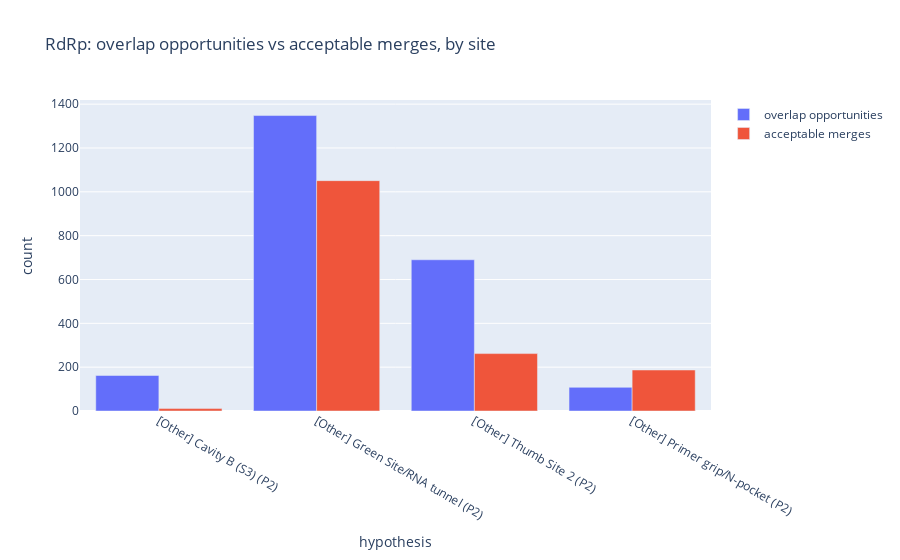

The code cell stored with this chart in its notebook:
### Code cell
fig = go.Figure()
fig.add_trace(go.Bar(name="overlap opportunities", x=count_df["hypothesis"].values, y=count_df["overlap opportunities"].values))
fig.add_trace(go.Bar(name="acceptable merges", x=count_df["hypothesis"].values, y=count_df["acceptable merges"].values))
fig.update_layout(title="RdRp: overlap opportunities vs acceptable merges, by site", xaxis_title="hypothesis", yaxis_title="count")

### Figure 1 — Plotly figure (JSON) as saved in the notebook; plotly's stock layout.template omitted (floating-point values rounded to 4 significant figures)
{"data": [{"name": "overlap opportunities", "type": "bar", "x": ["[Other] Cavity B (S3) (P2)", "[Other] Green Site/RNA tunnel (P2)", "[Other] Thumb Site 2 (P2)", "[Other] Primer grip/N-pocket (P2)"], "y": [162, 1348, 690, 108]}, {"name": "acceptable merges", "type": "bar", "x": ["[Other] Cavity B (S3) (P2)", "[Other] Green Site/RNA tunnel (P2)", "[Other] Thumb Site 2 (P2)", "[Other] Primer grip/N-pocket (P2)"], "y": [11, 1051, 262, 187]}], "layout": {"autosize": true, "title": {"text": "RdRp: overlap opportunities vs acceptable merges, by site"}, "xaxis": {"autorange": true, "range": [-0.5, 3.5], "title": {"text": "hypothesis"}, "type": "category"}, "yaxis": {"autorange": true, "range": [0, 1419.0], "title": {"text": "count"}, "type": "linear"}}}
